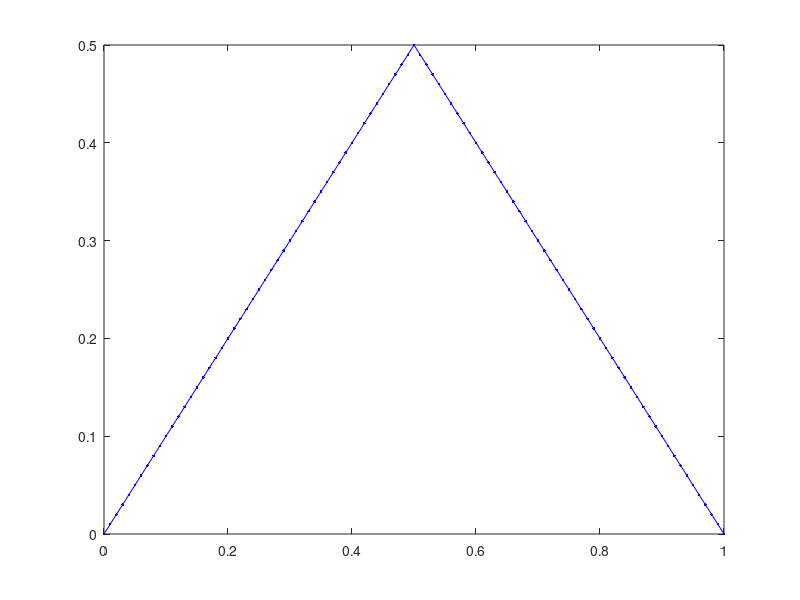
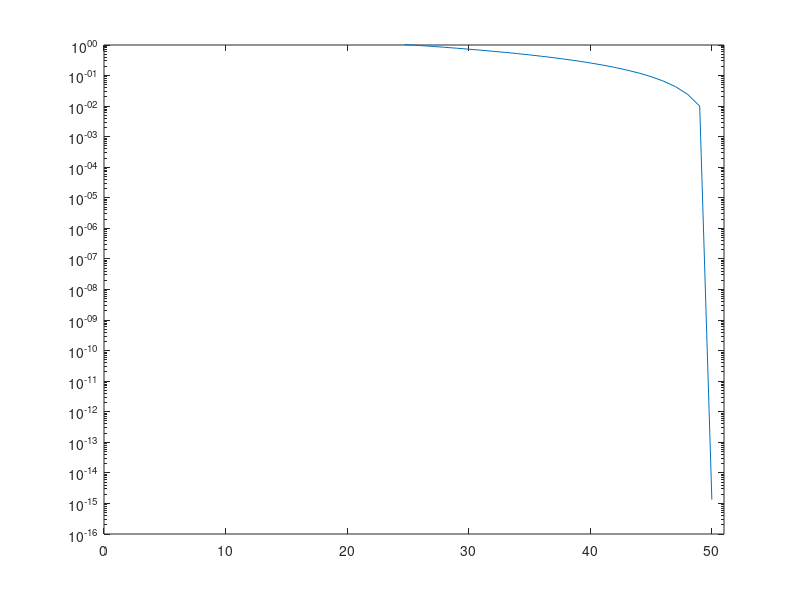

Write the MATLAB code that produced these figures, in order.
function task1
global h
N = 100;
dt = 0.01;
Tend =1;
tol = 1e-12;
h = 1./N;
assert(dt/h<=1)

x = 0:h:1;

% exact solution 
ux = min(abs(x),abs(x-1))';

u = zeros(N+1,1); 
e = [];

%boundary condition
u(1) = 0;
u(N+1) = 0;
w = u;


for t=dt:dt:Tend
    for j=2:N
        w(j) = u(j) - dt*(HG(u(j-1),u(j),u(j+1)) - 1);
    end
    maxerr = h*sum(abs(u-w));
    if(maxerr<tol)
       fprintf('iter is %d\n',t/dt);
       break;
    end
    u = w;
    err = norm(u-ux);
    
    e = [e err];
    
    figure(1)    
    plot (x, u,'.-b')
    axis([0 1 0 0.5])
    pause (0.05)
%     if(err<tol)
%         break;
%     end
end
figure(2)
semilogy(e)
axis([0 t/dt 1e-16 1e0])

end

function v=HG(um1,u_0,up1)
global h
max1 = max(u_0-um1, 0)^2;
min1 = min(up1-u_0,0)^2;
v = 1./h*sqrt(max(max1,min1));
end


